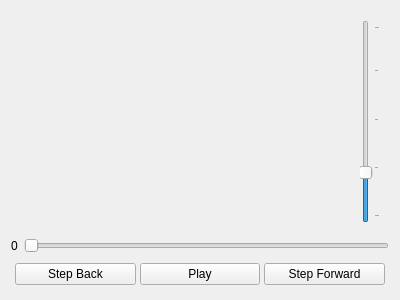
<?xml version="1.0" encoding="UTF-8"?>
<ui version="4.0">
 <class>VideoPlayer</class>
 <widget class="QWidget" name="VideoPlayer">
  <property name="geometry">
   <rect>
    <x>0</x>
    <y>0</y>
    <width>400</width>
    <height>300</height>
   </rect>
  </property>
  <property name="windowTitle">
   <string>Form</string>
  </property>
  <layout class="QVBoxLayout" name="verticalLayout">
   <item>
    <widget class="QWidget" name="widget" native="true">
     <layout class="QHBoxLayout" name="horizontalLayout_2">
      <item>
       <widget class="QWidget" name="player" native="true"/>
      </item>
      <item>
       <widget class="QSlider" name="speedSlider">
        <property name="minimum">
         <number>1</number>
        </property>
        <property name="maximum">
         <number>40</number>
        </property>
        <property name="value">
         <number>10</number>
        </property>
        <property name="orientation">
         <enum>Qt::Vertical</enum>
        </property>
        <property name="tickPosition">
         <enum>QSlider::TicksBelow</enum>
        </property>
        <property name="tickInterval">
         <number>10</number>
        </property>
       </widget>
      </item>
     </layout>
    </widget>
   </item>
   <item>
    <widget class="QWidget" name="widget_2" native="true">
     <layout class="QHBoxLayout" name="horizontalLayout">
      <property name="leftMargin">
       <number>0</number>
      </property>
      <property name="topMargin">
       <number>0</number>
      </property>
      <property name="rightMargin">
       <number>0</number>
      </property>
      <property name="bottomMargin">
       <number>0</number>
      </property>
      <item>
       <widget class="QLabel" name="frameIndex">
        <property name="text">
         <string>0</string>
        </property>
       </widget>
      </item>
      <item>
       <widget class="QSlider" name="posSlider">
        <property name="orientation">
         <enum>Qt::Horizontal</enum>
        </property>
        <property name="invertedAppearance">
         <bool>false</bool>
        </property>
       </widget>
      </item>
     </layout>
    </widget>
   </item>
   <item>
    <widget class="QWidget" name="controls" native="true">
     <property name="sizePolicy">
      <sizepolicy hsizetype="Preferred" vsizetype="Preferred">
       <horstretch>0</horstretch>
       <verstretch>0</verstretch>
      </sizepolicy>
     </property>
     <layout class="QHBoxLayout" name="horizontalLayout_3">
      <property name="spacing">
       <number>4</number>
      </property>
      <property name="leftMargin">
       <number>4</number>
      </property>
      <property name="topMargin">
       <number>4</number>
      </property>
      <property name="rightMargin">
       <number>4</number>
      </property>
      <property name="bottomMargin">
       <number>4</number>
      </property>
      <item>
       <widget class="QPushButton" name="rewindButton">
        <property name="text">
         <string>Step Back</string>
        </property>
       </widget>
      </item>
      <item>
       <widget class="QPushButton" name="playButton">
        <property name="text">
         <string>Play</string>
        </property>
       </widget>
      </item>
      <item>
       <widget class="QPushButton" name="stepButton">
        <property name="text">
         <string>Step Forward</string>
        </property>
       </widget>
      </item>
     </layout>
    </widget>
   </item>
  </layout>
 </widget>
 <resources/>
 <connections/>
</ui>
